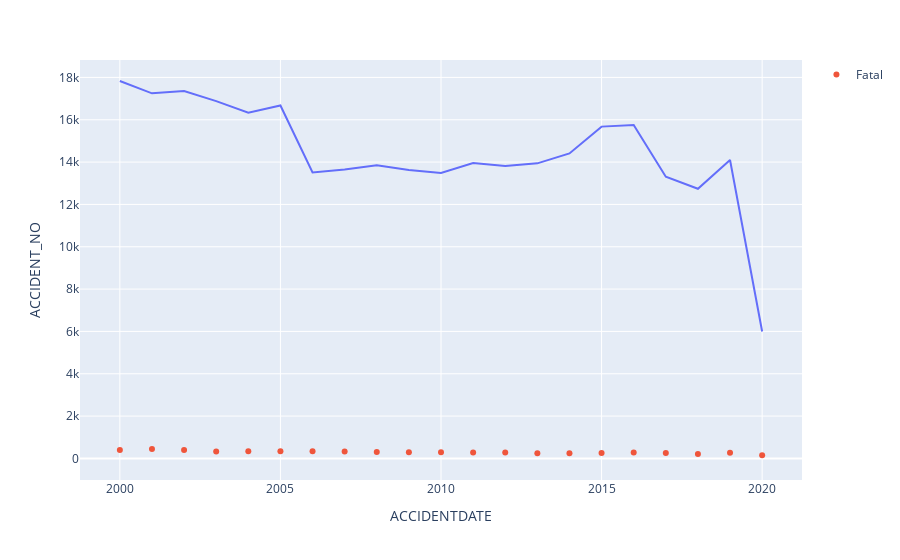

Notebook source saved alongside this figure:
### Code cell
fig = px.line(yearly_accidents, x="ACCIDENTDATE", y="ACCIDENT_NO") 
fig.add_scatter(x=yearly_accidents['ACCIDENTDATE'], y=yearly_accidents['Fatal'], mode='markers', name='Fatal')

### Figure 1 — Plotly figure (JSON) as saved in the notebook; plotly's stock layout.template omitted (floating-point values rounded to 4 significant figures)
{"data": [{"hovertemplate": "ACCIDENTDATE=%{x}<br>ACCIDENT_NO=%{y}<extra></extra>", "legendgroup": "", "line": {"color": "#636efa", "dash": "solid"}, "marker": {"symbol": "circle"}, "mode": "lines", "name": "", "orientation": "v", "showlegend": false, "type": "scatter", "x": [2000, 2001, 2002, 2003, 2004, 2005, 2006, 2007, 2008, 2009, 2010, 2011, 2012, 2013, 2014, 2015, 2016, 2017, 2018, 2019, 2020], "xaxis": "x", "y": [17831, 17247, 17361, 16880, 16333, 16675, 13512, 13649, 13847, 13629, 13490, 13954, 13813, 13941, 14410, 15676, 15755, 13311, 12741, 14100, 5998], "yaxis": "y"}, {"mode": "markers", "name": "Fatal", "type": "scatter", "x": [2000, 2001, 2002, 2003, 2004, 2005, 2006, 2007, 2008, 2009, 2010, 2011, 2012, 2013, 2014, 2015, 2016, 2017, 2018, 2019, 2020], "y": [402, 443, 394, 329, 342, 343, 338, 331, 301, 288, 287, 278, 278, 242, 247, 253, 285, 258, 212, 266, 150]}], "layout": {"legend": {"tracegroupgap": 0}, "margin": {"t": 60}, "xaxis": {"anchor": "y", "domain": [0, 1], "title": {"text": "ACCIDENTDATE"}}, "yaxis": {"anchor": "x", "domain": [0, 1], "title": {"text": "ACCIDENT_NO"}}}}
